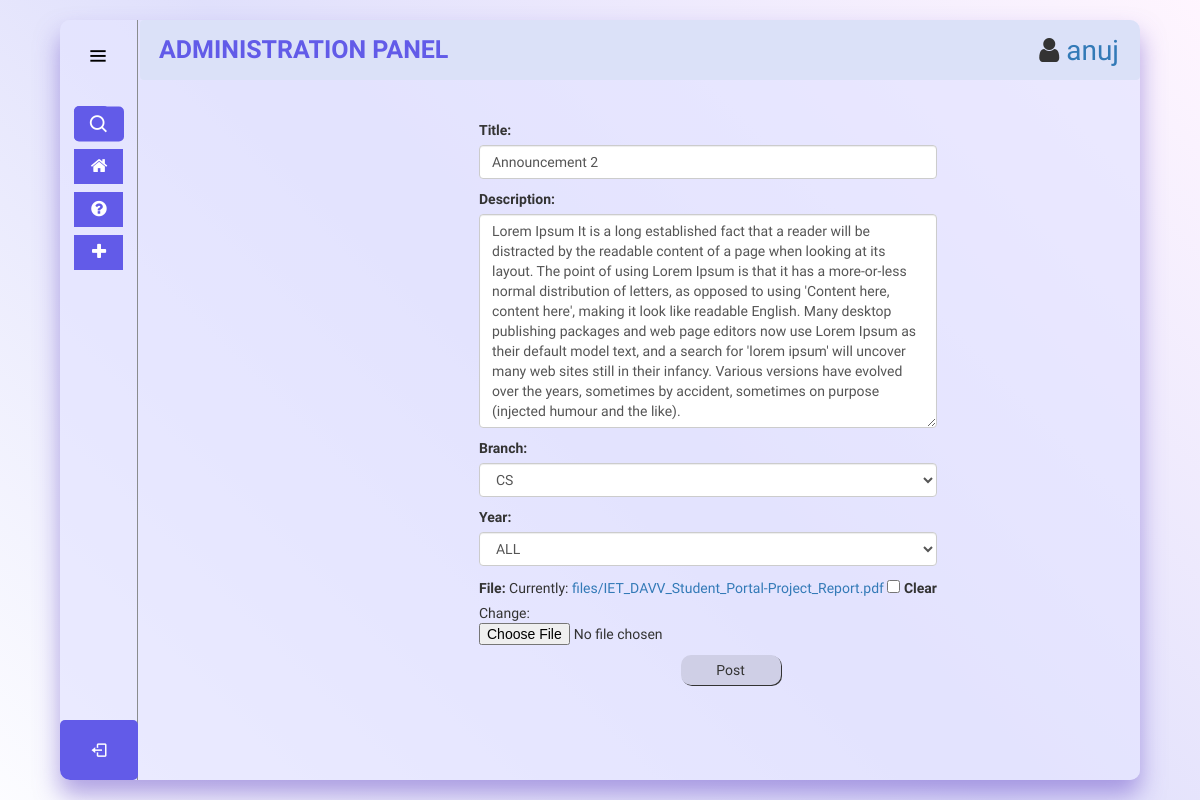
/update-post/17/ (signed in), run on an earlier commit of the app's database.
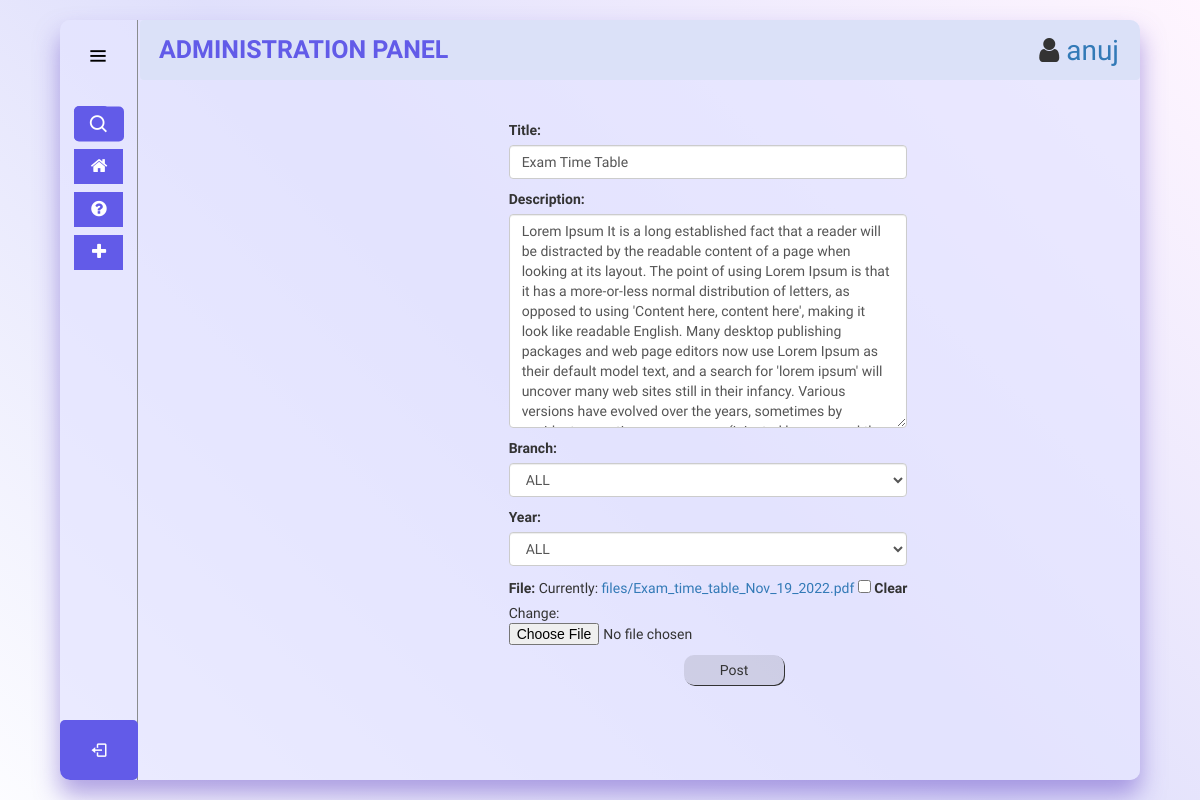
And on a later commit of the database.
### home/models.py (models this page shows, shortened)
class Post(models.Model):
    author = models.ForeignKey(User, on_delete=models.CASCADE, null=True)
    title = models.CharField(max_length=200)
    description = models.TextField(null=True, blank=True)
    created = models.DateTimeField(auto_now_add=True)
    branch = models.CharField(max_length=6, choices=BRANCH, default='all')
    year = models.CharField(max_length=6, choices=YEAR, default='all')
    updated = models.DateTimeField(auto_now=True)
    file = models.FileField(null=True, blank=True, upload_to='files/')
    class Meta:
        ordering = ['-updated', '-created']

### home/views.py (the view)
# urls.py: path('update-post/<str:pid>/', views.updatePost, name='update-post'),
@login_required(login_url='login')
def updatePost(request, pid):
    if request.user.is_staff == False:
        return HttpResponse('You are not authorized to edit this post')
    post = Post.objects.get(id=pid)
    form = PostForm(instance=post)
    if request.user != post.author:
        return HttpResponse('You are not authorized to edit this post')
    if request.method == 'POST':
        form = PostForm(request.POST, request.FILES, instance=post)
        if form.is_valid():
            form.save()
            return redirect('home')
    return render(request, 'home/post_form.html', {'form' : form})

### home/forms.py
class PostForm(ModelForm):
    class Meta:
        model = Post
        fields = '__all__'
        exclude = ['author']
        widgets = {
            'title' : forms.TextInput(attrs={'class' : 'form-control'}),
            'description' : forms.Textarea(attrs={'class' : 'form-control'}),
            'branch' : forms.Select(attrs={'class' : 'form-control'}),
            'year' : forms.Select(attrs={'class' : 'form-control'}),
        }

### home/templates/home/post_form.html (shortened to what this page needs)
{% extends 'index.html' %}
{% block content %}
<div class="post-form">
    <form enctype='multipart/form-data' method="POST">
        {{ form.as_p }}
        <input type="submit" value="Post" />
    </form>
</div>
{% endblock content %}

### templates/index.html (shortened to what this page needs)
{% load static %}
<link rel="stylesheet" href="{% static 'styles/index.css' %}">
<link href='https://unpkg.com/boxicons@2.1.4/css/boxicons.min.css' rel='stylesheet'>
<link rel="stylesheet" href="https://maxcdn.bootstrapcdn.com/bootstrap/3.3.7/css/bootstrap.min.css">
<link href="https://stackpath.bootstrapcdn.com/font-awesome/4.7.0/css/font-awesome.min.css" rel="stylesheet">
<link rel="stylesheet" type="text/css" href="https://netdna.bootstrapcdn.com/font-awesome/4.0.3/css/font-awesome.css"
    rel="stylesheet">
<link rel="stylesheet" href="path/to/font-awesome/css/font-awesome.min.css">
<link href="https://use.fontawesome.com/releases/v5.6.1/css/all.css" rel="stylesheet">
<link href="https://cdnjs.cloudflare.com/ajax/libs/font-awesome/4.7.0/css/font-awesome.css" rel="stylesheet">
    <body>
    <div class="box">
        {% include 'sidebar.html' %}
        {% block content %}
        {% endblock %}
        {% include 'navbar.html' %}
    </div>
</body>

### templates/sidebar.html (shortened to what this page needs)
{% load static %}
<link href="https://cdnjs.cloudflare.com/ajax/libs/font-awesome/4.7.0/css/font-awesome.css" rel="stylesheet">
<link rel="stylesheet" href="{% static 'styles/sidebar.css' %}">
{% if request.user.is_authenticated %}
<div class="sidebar">
    <div class="logo_details">
        <i class="bx bx-menu" id="btn"></i>
    </div>
    <ul class="nav-list">
        <li>
            <i class="bx bx-search"></i>
            <form method="GET" action="{% url 'home' %}">
            </form>
        </li>
        <li>
            <a href="/">
                <i class="fa fa-home fa-lg"></i>
            </a>
        </li>
        <li>
            <a href="/queries">
                <i class="fa fa-question-circle"></i>
            </a>
        </li>
        {% if request.user.is_staff %}
        <li>
            <a href="/new-post">
                <i class="fa fa-plus"></i>
            </a>
        </li>
        {% endif %}
        <li onclick="location.href='/logout'" class="profile">
            <div class="profile_details">
                <div class="profile_content">
                    <div class="name" style="color: var(--color-default);">LOGOUT</div>
                </div>
            </div>
            <i class="bx bx-log-out " id="log_out"></i>
        </li>
    </ul>
</div>
{% endif %}

### templates/navbar.html (shortened to what this page needs)
{% load static %}
<link href="https://cdnjs.cloudflare.com/ajax/libs/font-awesome/4.7.0/css/font-awesome.css" rel="stylesheet">
<link rel="stylesheet" href="{% static 'styles/navbar.css' %}">
{% if request.user.is_authenticated %}
<section class="home-section">
    <div class="navbar navbar1">
        {% if request.user.is_staff == False %}
        <div class="text" style=" font-weight: bold;">STUDENT PORTAL: NOTICE BOARD</div>
        {% elif request.user.email == 'anuj.deshmukh17@gmail.com' %}
        <div class="text" style=" font-weight: bold;">ADMINISTRATION PANEL</div>
        {% else %}
        <div class="text" style=" font-weight: bold;">FACULTY PANEL</div>
        {% endif %}
        <div class="profile_details1">
            <div class="profile_content1">
                <div class="sub1"><i class="fa fa-user fa-2x" aria-hidden="true"><a href="#"> {{ request.user }}</a></i>
                </div>
            </div>
        </div>
    </div>
</section>
{% endif %}

### static/styles/index.css (style rules this page uses)
* { padding: 0%; margin: 0%; box-sizing: border-box; font-family: "Varela Round", sans-serif; }
body { min-height: 100vh; margin: 0; padding: 0; height: 100vh; background: linear-gradient(45deg, #f2f3ff41, #8383f240, #fdd1fc36); opacity: 1; background-size: cover; background-position: center; background-attachment: fixed; background-repeat: no-repeat; }
.box { position: absolute; top: 50%; left: 50%; transform: translate(-50%, -50%); width: 90%; height: 95%; background: rgba(228, 228, 255, 0.7); box-sizing: border-box; box-shadow: 0 15px 25px rgba(103, 76, 200, 0.5); border-radius: 10px; }

### static/styles/sidebar.css (style rules this page uses)
.sidebar { min-height: 95vh; width: 78px; padding: 6px 14px; z-index: 99; background-color: rgba(0, 0, 0, 0); transition: all .5s ease; position: fixed; top: 0; left: 0; display: block; border-right-style: solid; border-right-width: 1px; border-right-color: #8a8c8e; }
.sidebar .logo_details { height: 60px; display: flex; align-items: center; position: relative; }
.sidebar .logo_details #btn { color: black; position: absolute; top: 50%; right: 0; transform: translateY(-50%); font-size: 23px; text-align: center; cursor: pointer; transition: all .5s ease; }
.sidebar i { color: var(--color-white); height: 60px; line-height: 60px; min-width: 50px; font-size: 25px; text-align: center; }
.sidebar .nav-list { margin-top: 20px; height: 100%; }
.sidebar li { position: relative; margin: 8px 0; list-style: none; }
.sidebar .bx-search { position: absolute; top: 50%; left: 0; transform: translateY(-50%); font-size: 22px; background-color: var(--color-second); color: var(--color-white); }
.sidebar li a { display: flex; height: 100%; width: 100%; align-items: center; text-decoration: none; background-color: var(--color-default); position: relative; transition: all .5s ease; z-index: 12; }
.sidebar li a::after { content: ""; position: absolute; width: 100%; height: 100%; transform: scaleX(0); background-color: var(--color-white); border-radius: 5px; transition: transform 0.3s ease-in-out; transform-origin: left; z-index: -2; }
.sidebar li i { height: 35px; line-height: 35px; font-size: 18px; border-radius: 5px; }
.sidebar li.profile { position: fixed; height: 60px; width: 78px; left: 0; bottom: -8px; padding: 10px 14px; overflow: hidden; transition: all .5s ease; }
.sidebar .profile .profile_details { display: flex; align-items: center; flex-wrap: nowrap; }
.sidebar li.profile .name, .sidebar li.profile .designation { font-size: 15px; font-weight: 400; color: var(--color-white); white-space: nowrap; }
.sidebar .profile #log_out { position: absolute; top: 50%; right: 0; transform: translateY(-50%); background-color: var(--color-second); width: 100%; height: 60px; line-height: 60px; border-radius: 5px; cursor: pointer; transition: all 0.5s ease; }
.home-section { position: relative; min-height: 100vh; top: 0; left: 78px; width: calc(100% - 78px); transition: all .5s ease; z-index: 2; }
.home-section .text { display: inline-block; color: var(--color-default); font-size: 25px; font-weight: 500; margin: 18px; }

### static/styles/navbar.css (style rules this page uses)
.navbar { width: 100%; position: fixed; background-color: rgba(219, 225, 248, 1); height: 60px; top: 0%; display: flex; left: 80px; align-items: center; text-align: center; left: 0; border-bottom-style: solid; }
.navbar1 { position: fixed; }
.home-section { display: flex; justify-content: space-between; }
.profile_content1 .sub1 { position: relative; align-items: right; }
.profile_details1 { background-color: rgba(0, 0, 0, 0); position: absolute; right: 0%; margin-right: 2%; }

### templates/index.html (style rules this page uses)
.box { overflow-y: hidden; }

### home/templates/home/post_form.html (style rules this page uses)
.post-form { width: 70%; border: 1px; place-items: center; margin-top: 100px; margin-left: 270px; }
.post-form input[type="submit"] { background-color: rgba(138, 137, 151, 0.235); border: none; border-radius: 10px; width: 100px; height: 30px; box-shadow: 1px 1px; margin-left: 44%; }

### templates/navbar.html (style rules this page uses)
.navbar { position: fixed; left: 80px; background: rgba(219, 225, 248, 1); float: left; width: calc(100% - 80px); }

What changed in the data, as far as the page shows it:
changed Post "ALL": title "Announcement 2" → "Exam Time Table"; branch "CS" → "ALL"
Also different on the page:
text no longer shown: "Title: Description: Branch: Year: File: Currently: files/IET_DAVV_Student_Portal-Project_Report.pdf Clear Change:"
text now shown: "Title: Description: Branch: Year: File: Currently: files/Exam_time_table_Nov_19_2022.pdf Clear Change:"
